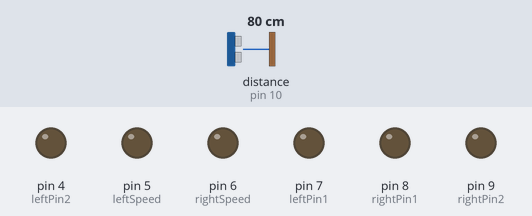
Recording of a sketch running on a simulated Arduino Uno, built with avr-gcc and run on an emulated ATmega328P. Shown: output pins drawn as LEDs (lit = HIGH). Wiring (inferred from the names in the program): ultrasonic range finder: trigger pin 11; echo pin 10. Inputs (shaded band) come from the test bench; at power-on: distance to the obstacle (sensor on pin 10) 80 cm. The echo pulse lasts 58.3 µs per cm; pins used as bus, display or sensor lines are not drawn; what the sketch prints to the serial monitor is not drawn.

Above: at 1.2 s.
1.3 s: distance to the obstacle (sensor on pin 10) set to 35 cm
At 1.7 s:
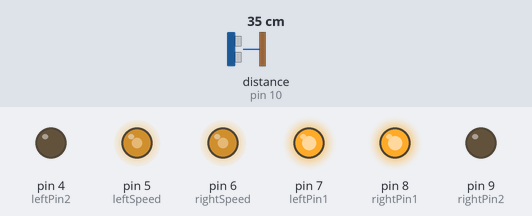
2.8 s: distance to the obstacle (sensor on pin 10) set to 28 cm
At 4.0 s:
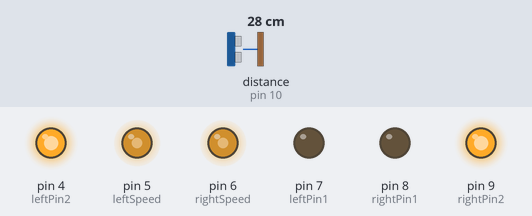
4.3 s: distance to the obstacle (sensor on pin 10) set to 24 cm
5.8 s: distance to the obstacle (sensor on pin 10) set to 18 cm
At 6.3 s:
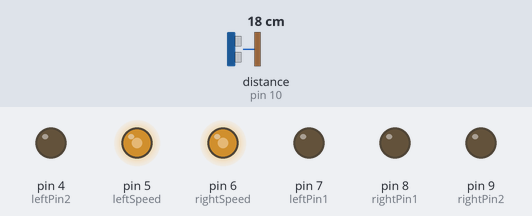
7.3 s: distance to the obstacle (sensor on pin 10) set to 23 cm
At 8.5 s:
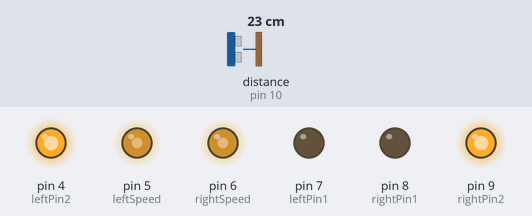
8.8 s: distance to the obstacle (sensor on pin 10) set to 2 cm
At 9.7 s:
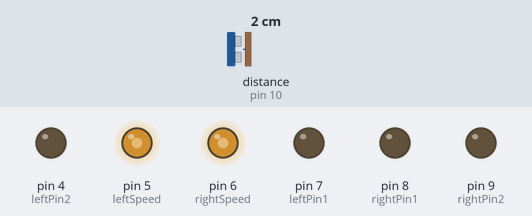
Timing chart, 0 to 11.3 s (numbered marks = the images above; inputs shaded):
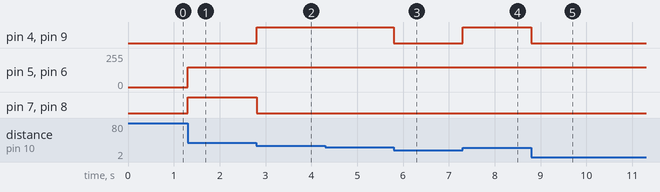

The sketch:

10_follow.ino
```cpp
const int leftPin1 = 7; //BIN1连接引脚7
const int leftPin2 = 4; //BIN2连接引脚8
const int rightPin1 = 8; //AIN1连接引脚8
const int rightPin2 = 9; //AIN2连接引脚9
const int leftSpeed = 5; //PWB连接引脚5
const int rightSpeed = 6; //PWA连接引脚6
const int speedPWM = 150; //设置小车运行的初始速度

const int trigPin = 11;   // 定义超声波Trig引脚连接到D2引脚
const int echoPin = 10; // 定义超声波Echo引脚连接到D3引脚
const int minDist = 20;
const int maxDist = 40;
const int followDist = 30;
int distance;


void setup() {
  pinMode(leftPin1, OUTPUT);
  pinMode(leftPin2, OUTPUT);
  pinMode(rightPin1, OUTPUT);
  pinMode(rightPin2, OUTPUT);
  Serial.begin(115200);
  pinMode(trigPin, OUTPUT);  //设置D2引脚为输出模式
  pinMode(echoPin, INPUT);  //设置D3引脚为输入模式
}

void loop() {
  Serial.println(distance);
  followDrive();
}

//******************************
//  功能：跟随模式
//  参数：无
//*******************************
void  followDrive() {  //
  getDistance();  // 获取当前的距离
  if ((distance >= minDist) && (distance <= maxDist)) {
    analogWrite(leftSpeed, speedPWM);
    analogWrite(rightSpeed, speedPWM);
    if (distance > followDist) {  //
      forward();
    }
    else if (distance < followDist) {
      backward();
    }
    else {
      pause();
    }
  }
  else {
    pause();
  }

}
//******************************
//  功能：获取距离  参考迎宾机器人项目五
//  参数：无
//*******************************
void getDistance() {
  digitalWrite(trigPin, LOW);   //Trig引脚拉低，准备生成触发脉冲
  delayMicroseconds(2);        //延时2ms
  digitalWrite(trigPin, HIGH);  //Trig引脚拉高
  delayMicroseconds(10);     //延时10ms
  digitalWrite(trigPin, LOW);  //Trig引脚拉低，生成触发脉冲完毕
  distance = pulseIn(echoPin, HIGH) / 58;  //获得距离

}
//===============
// 前进
//===============
void forward() {
  digitalWrite(leftPin1, 1);
  digitalWrite(leftPin2, 0);
  digitalWrite(rightPin1, 1);
  digitalWrite(rightPin2, 0);
}
//===============
// 后退
//===============
void backward() {
  digitalWrite(leftPin1, 0);
  digitalWrite(leftPin2, 1);
  digitalWrite(rightPin1, 0);
  digitalWrite(rightPin2, 1);
}
//===============
// 左转
//===============
void turnLeft() {
  digitalWrite(leftPin1, 0);
  digitalWrite(leftPin2, 0);
  digitalWrite(rightPin1, 1);
  digitalWrite(rightPin2, 0);
}
//===============
// 右转
//===============
void turnRight() {
  digitalWrite(leftPin1, 1);
  digitalWrite(leftPin2, 0);
  digitalWrite(rightPin1, 0);
  digitalWrite(rightPin2, 0);
}
//===============
// 原地左转
//===============
void rotateLeft() {
  digitalWrite(leftPin1, 0);
  digitalWrite(leftPin2, 1);
  digitalWrite(rightPin1, 1);
  digitalWrite(rightPin2, 0);
}
//===============
// 原地右转
//===============
void rotateRight() {
  digitalWrite(leftPin1, 1);
  digitalWrite(leftPin2, 0);
  digitalWrite(rightPin1, 0);
  digitalWrite(rightPin2, 1);
}
//===============
// 停止
//===============
void pause() {
  digitalWrite(leftPin1, 0);
  digitalWrite(leftPin2, 0);
  digitalWrite(rightPin1, 0);
  digitalWrite(rightPin2, 0);
}
```

Measured:
- the behaviour switches between 31 and 30 cm on distance to the obstacle (sensor on pin 10) (found by bisection; images 1 and 2)
- the behaviour switches between 21 and 20 cm on distance to the obstacle (sensor on pin 10) (found by bisection; images 2 and 3)
- after the input at 1.3 s, pin 5 (leftSpeed), pin 6 (rightSpeed): 0/255 → 150/255 at once; pin 7 (leftPin1), pin 8 (rightPin1): LOW → HIGH at once
- after the input at 2.8 s, pin 4 (leftPin2), pin 9 (rightPin2): LOW → HIGH at once; pin 7 (leftPin1), pin 8 (rightPin1): HIGH → LOW at once
- after the input at 5.8 s, pin 4 (leftPin2), pin 9 (rightPin2): HIGH → LOW at once
- after the input at 7.3 s, pin 4 (leftPin2), pin 9 (rightPin2): LOW → HIGH at once
- after the input at 8.8 s, pin 4 (leftPin2), pin 9 (rightPin2): HIGH → LOW at once
